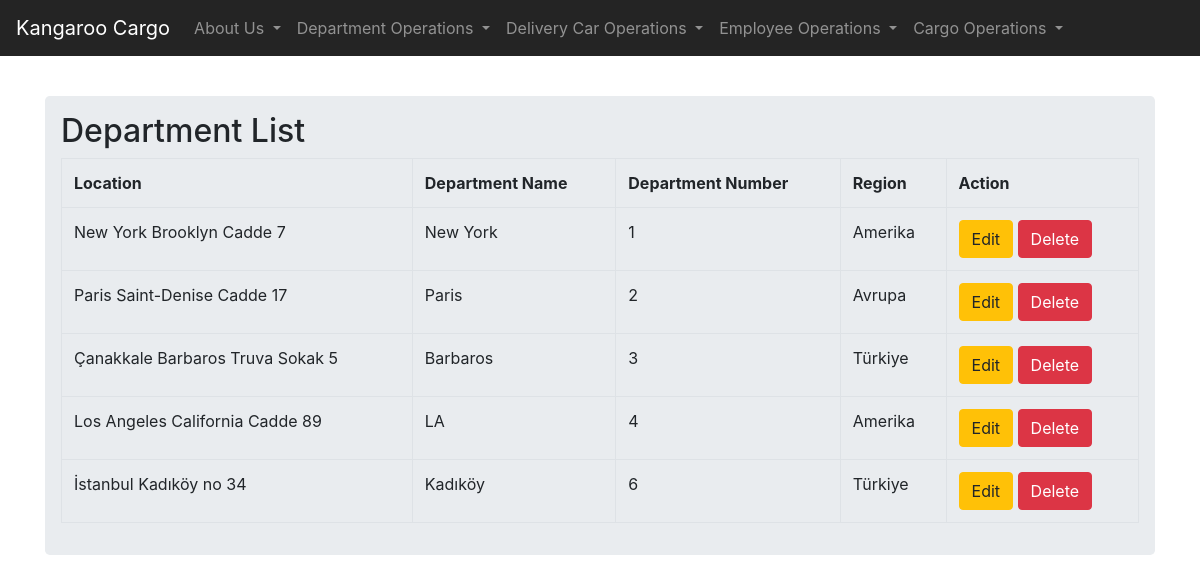
The page /departments/all on the database its author committed.
### models.py (models this page shows, shortened)
class Department(db.Model):
    location = db.Column(db.String(20))
    dep_name = db.Column(db.String(20),nullable=False)
    dep_num = db.Column(db.Integer, primary_key=True)
    region = db.Column(db.String(20),nullable=False)
    cargos = db.relationship('Cargo', backref='has')
    delivery_cars = db.relationship('DeliveryCar', backref='has')
    employees = db.relationship('Employee', backref='works')

### cargo.py (the view)
@app.route('/departments/all')
def allDepartments():
    all_departments = Department.query.all()
    return render_template('allDepartments.html', departments = all_departments)

### templates/alldepartments.html (shortened to what this page needs)
{% extends "base.html" %}
{% block content %}
{% from "formhelpers.html" import render_field %}
<div class="container">
    <div class="row">
      <div class="col-md-12">
        <div class="jumbotron p-3" >
          <h2>Department List</h2>
          <table class="table table-bordered table-hover ">
              <tr>
                <th>Location</th>
                <th>Department Name</th>
                <th>Department Number</th>
                <th>Region</th>
                <th>Action</th>
              </tr>
              {% for row in departments %}
              <tr>
                <td>{{ row.location  }}</td>
                <td>{{ row.dep_name }}</td>
                <td>{{ row.dep_num }}</td>
                <td>{{ row.region }}</td>
                <td>
                  <a href="/departments/update/{{ row.dep_num }}" class="btn btn-warning btn-xs" data-toggle="modal" data-target="#modaledit{{ row.dep_num }}">Edit</a>
                  <a href="/departments/delete/{{ row.dep_num }}" class="btn btn-danger btn-xs" onclick="return confirm('Are you sure to delete?') ">Delete</a>
                </td>
              </tr>
              <div id="modaledit{{ row.dep_num }}" class="modal fade" role="dialog">
             {% endfor %}
            </table>
        </div>
      </div>
    </div>
</div>
{% endblock %}

### rows shown on the page
Department: location "New York Brooklyn Cadde 7", dep_name "New York", dep_num "1", region "Amerika"
Department: location "Paris Saint-Denise Cadde 17", dep_name "Paris", dep_num "2", region "Avrupa"
Department: location "Çanakkale Barbaros Truva Sokak 5", dep_name "Barbaros", dep_num "3", region "Türkiye"
Department: location "Los Angeles California Cadde 89", dep_name "LA", dep_num "4", region "Amerika"
Department: location "İstanbul Kadıköy no 34", dep_name "Kadıköy", dep_num "6", region "Türkiye"
